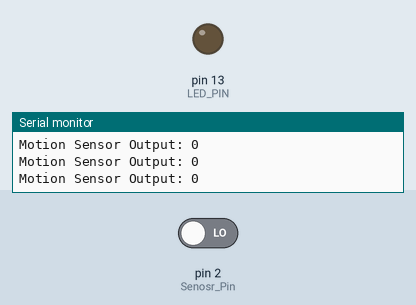
This sketch was run on a simulated Arduino Uno, built with avr-gcc and run on an emulated ATmega328P. On the bench: output pins drawn as LEDs (lit = HIGH), the last lines printed to the serial monitor. The inputs (shaded band) are chosen by the test bench; at power-on: pin 2 (Senosr_Pin) LOW.

Above: at 1.8 s.
1.9 s: pin 2 (Senosr_Pin) driven HIGH
At 2.5 s:
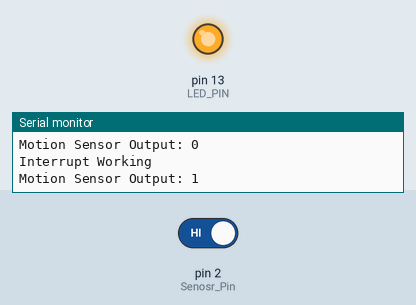
3.4 s: pin 2 (Senosr_Pin) driven LOW
At 4.8 s:
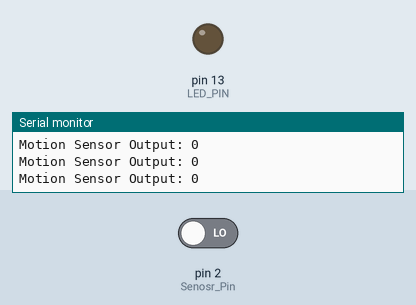
Timing chart, 0 to 6.4 s (numbered marks = the images above; inputs shaded):
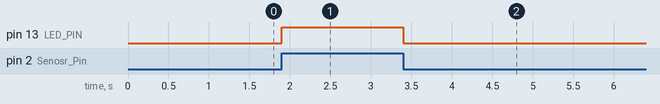

The sketch:

1.2.ino
```cpp
// C++ code
//
int val=0;
const uint8_t LED_PIN = 13;
const uint8_t Senosr_Pin = 2;

void setup()
{
  pinMode(LED_PIN, OUTPUT);
  pinMode(Senosr_Pin,INPUT);
  Serial.begin(9600);
  attachInterrupt(digitalPinToInterrupt(Senosr_Pin), button_ISR, CHANGE);
}

void loop()
{
  val=digitalRead(Senosr_Pin);
  Serial.print("Motion Sensor Output: ");
  Serial.println(String(val));
  delay(500);


}
void button_ISR()
{
  val=digitalRead(Senosr_Pin);
  Serial.println("Interrupt Working");
  if(val==HIGH)
  {
    digitalWrite(13, HIGH);
  }
  else
  {
    digitalWrite(13, LOW);
  }
  delay(10);
}
```

Measured:
- after the input at 1.9 s, pin 13 (LED_PIN): LOW → HIGH at once
- after the input at 3.4 s, pin 13 (LED_PIN): HIGH → LOW at once
